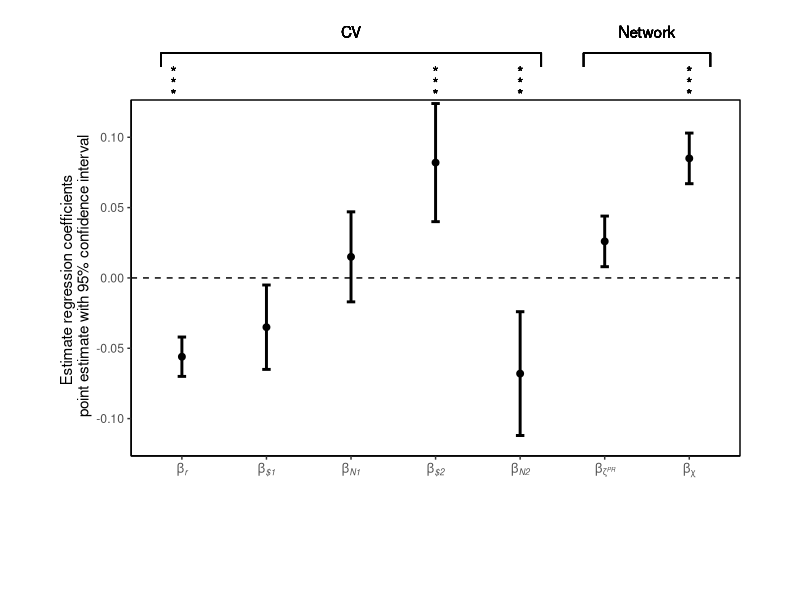

R code for this plot:
library(ggplot2, warn.conflicts=F)
library(dplyr, warn.conflicts=F)
library(forcats, warn.conflicts=F)

df <- data.frame(Parameters = c('Br',   'B$1',  'BN1', 'B$2', 'BN2',  'BCPR', 'Bx'),
                 Estimate   = c(-0.056, -0.035, 0.015, 0.082, -0.068, 0.026,  0.085),
                 StdError   = c( 0.007,  0.015, 0.016, 0.021,  0.022, 0.009,  0.009))

fig4 <- ggplot(df, aes(x=Parameters, y=Estimate)) + 
  geom_point(size = 2) +
  geom_errorbar(aes(ymin = (StdError * 2) + Estimate, ymax = Estimate - (StdError * 2)), 
                width = 0.1, linetype = "solid", lwd = 1) +
  aes(x = fct_inorder(Parameters)) +
  labs(x = "", y = "Estimate regression coefficients \n point estimate with 95% confidence interval") +
  coord_cartesian(ylim = c(-0.115, 0.115), clip = 'off') +
  theme(plot.margin = unit(c(5,3,5,3), "lines")) +
  geom_hline(yintercept=c(0,8), linetype="dashed") +
  
  geom_text(aes(x=3.0, y=0.175, label="CV")) +
  geom_text(aes(x=6.5, y=0.175, label="Network")) +
  
  geom_segment(aes(x=0.75, y=0.16, xend=5.25, yend=0.16)) +
  geom_segment(aes(x=0.75, y=0.16, xend=0.75, yend=0.15)) +
  geom_segment(aes(x=5.25, y=0.16, xend=5.25, yend=0.15)) +

  geom_segment(aes(x=5.75, y=0.16, xend=7.25, yend=0.16)) + 
  geom_segment(aes(x=5.75, y=0.16, xend=5.75, yend=0.15)) +
  geom_segment(aes(x=7.25, y=0.16, xend=7.25, yend=0.15)) +

  geom_text(aes(x=0.9, y=0.130, label="*")) +
  geom_text(aes(x=0.9, y=0.138, label="*")) +
  geom_text(aes(x=0.9, y=0.146, label="*")) +
  
  geom_text(aes(x=4.0, y=0.130, label="*")) +
  geom_text(aes(x=4.0, y=0.138, label="*")) +
  geom_text(aes(x=4.0, y=0.146, label="*")) +
  
  geom_text(aes(x=5.0, y=0.130, label="*")) +
  geom_text(aes(x=5.0, y=0.138, label="*")) +
  geom_text(aes(x=5.0, y=0.146, label="*")) + 
  
  geom_text(aes(x=7.0, y=0.130, label="*")) +
  geom_text(aes(x=7.0, y=0.138, label="*")) +
  geom_text(aes(x=7.0, y=0.146, label="*")) +

  scale_x_discrete("", labels = c(expression(beta[italic("r")]),  expression(beta[italic("$1")]), 
                                  expression(beta[italic("N1")]), expression(beta[italic("$2")]), 
                                  expression(beta[italic("N2")]), expression(beta[italic(zeta^"PR")]), 
                                  expression(beta[italic(chi)]))) +
  
  theme(axis.line = element_line(colour = "black"),
      panel.background = element_blank(),
      axis.text.x = element_text(hjust = 0.5),
      axis.text.y = element_text(vjust = 0.5),
      panel.border = element_rect(colour = "black", fill = NA, size = 0.5))

fig4
